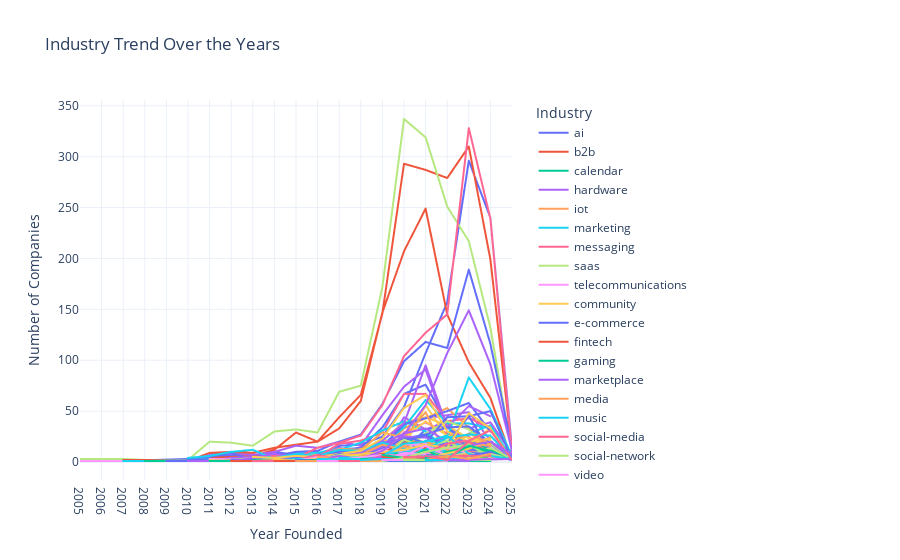

Notebook cell for this chart:
### Code cell
import plotly.express as px

# Assuming df is already loaded and 'tags' is a list of industries
df_exploded = df.explode('tags')

# Group and count companies per year and industry
industry_trend = df_exploded.groupby(['year_founded', 'tags']).size().reset_index(name='count')

# Create an interactive line plot
fig = px.line(
    industry_trend,
    x='year_founded',
    y='count',
    color='tags',
    title='Industry Trend Over the Years',
    labels={'year_founded': 'Year Founded', 'count': 'Number of Companies', 'tags': 'Industry'},
    hover_data=['tags', 'count', 'year_founded']
)

fig.update_layout(
    legend_title_text='Industry',
    xaxis=dict(dtick=1),
    template='plotly_white',
    legend=dict(
        orientation="v",
        yanchor="top",
        y=1,
        xanchor="left",
        x=1.05
    )
)

fig.show()
